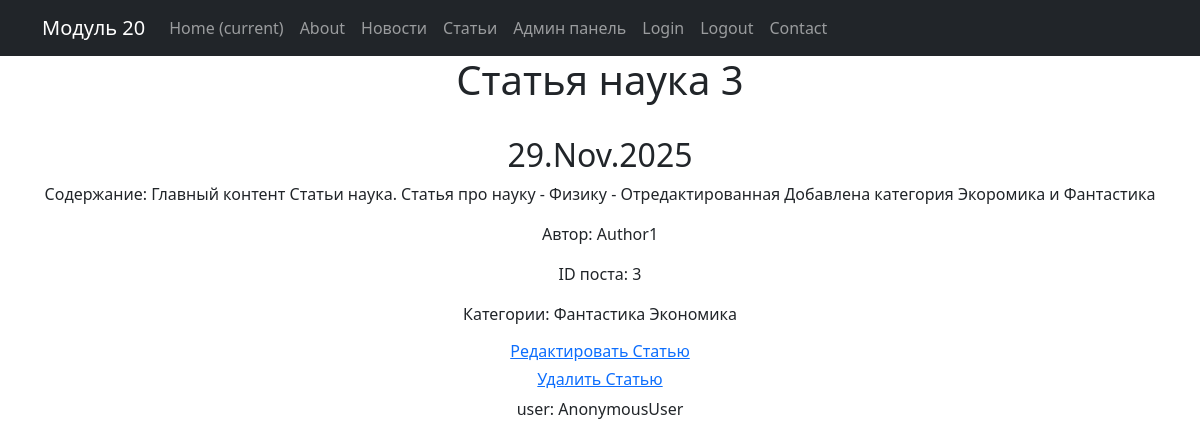
The page /articles/3 on the database its author committed.
### app_NewsPortal_module20/models.py (models this page shows, shortened)
class Post(models.Model):
    TYPE_POST = [
        ('N', "Новости"),
        ('A', "Статья"),
    ]
    type_post = models.CharField(max_length=1, choices=TYPE_POST, default='A')
    time_create = models.DateTimeField(auto_now_add=True)
    post_title = models.CharField(max_length=255)
    post_content = models.TextField()
    post_rating = models.IntegerField(default=0)
    author = models.ForeignKey(Author, on_delete=models.CASCADE)
    post_category = models.ManyToManyField(Category, through='PostCategory')

class Author(models.Model):
    author_user = models.OneToOneField(User, on_delete=models.CASCADE)
    author_rating = models.IntegerField(default=0)
    def __str__(self):
        return self.author_user.username

class Category(models.Model):
    CATEGORY_LIST = [
        ('PO', "Политика"),
        ('SP', "Спорт"),
        ('EC', "Экономика"),
        ('SC', "Наука"),
        ('TE', "Технологии"),
        ('FI', "Фантастика"),
        ('MY', "Мистика"),
        ('FA', "Фэнтези"),
        ('DE', "Детектив"),
        ('HI', "История"),
    ]
    category_name = models.CharField(max_length=2, choices=CATEGORY_LIST, default='PO')
    def __str__(self):
        for i in range(len(self.CATEGORY_LIST)):
            if self.CATEGORY_LIST[i][0] == self.category_name:
                return self.CATEGORY_LIST[i][1]

### app_NewsPortal_module20/views.py (the view)
class PostDetailView(DetailView):
    model = Post
    template_name = 'post.html'
    context_object_name = 'post'
    queryset = Post.objects.all()
    def get_context_data(self, **kwargs):
        context = super().get_context_data(**kwargs)
        post_categories_id = PostCategory.objects.filter(post=self.object).values('category')
        context['categories'] = Category.objects.filter(id__in=post_categories_id)
        return context

### templates/post.html (shortened to what this page needs)
{% extends 'flatpages/default.html' %}
{% load custom_filters %}
{% block content %}
<h1>{{ post.post_title|censor }}</h1>
<br>
<h2>{{ post.time_create|date:'d.M.Y' }}</h2>
<p>
    Содержание: {{ post.post_content|censor }}
</p>
<p>
    Автор: {{ post.author }}
</p>
<p>
    ID поста: {{ post.pk }}
</p>
<p>
    Категории:
      {% for category in categories %}
       {{category}}
      {% endfor %}
</p>
{% if post.type_post == 'A' %}
    <h6>
        <a href="/articles/{{ post.pk }}/edit">
            Редактировать Статью
        </a>
    </h6>
    <h6>
        <a href="/articles/{{ post.pk }}/delete">
            Удалить Статью
        </a>
    </h6>
{% endif %}
<p>
    user: {{ request.user }}
</p>
{% endblock content %}

### rows shown on the page
Post: post_title|censor "Статья наука 3", time_create "29.Nov.2025", post_content|censor "Главный контент Статьи наука. Статья про науку - Физику - Отредактированная Добавлена категория Экоромика и Фантастика", author "Author1", pk "3"
Category: category_name "Фантастика"
Category: category_name "Экономика"

### other values the page prints
{{ request.user }} "AnonymousUser"
